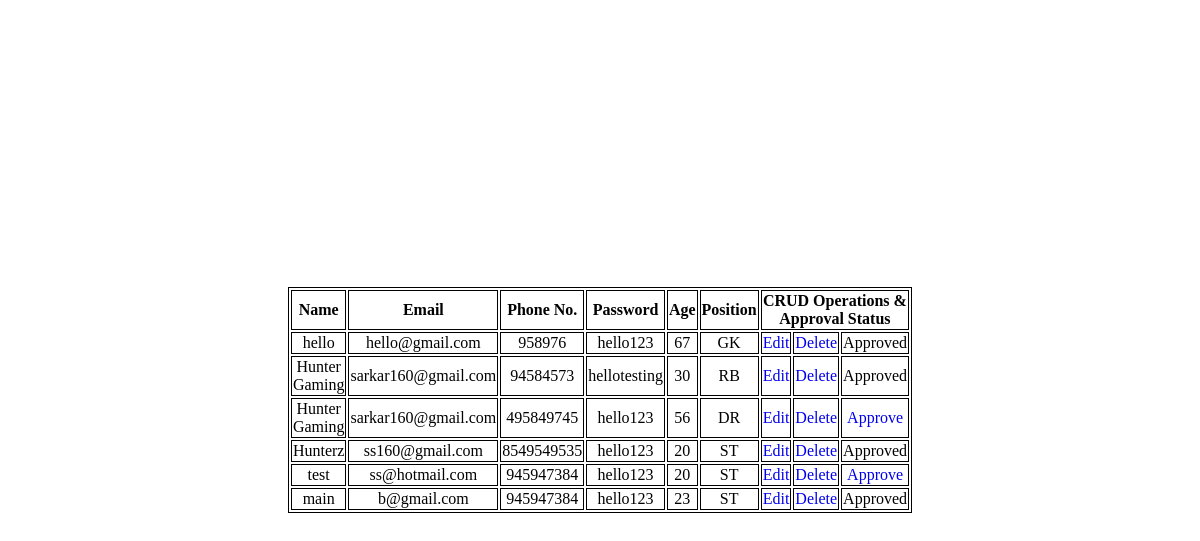
The page /store/admin_panel on the database its author committed.
### store/models.py (models this page shows, shortened)
class Register(models.Model):
    name = models.CharField(max_length=50)
    email = models.EmailField()
    phno = models.IntegerField()
    pwd = models.CharField(max_length=80)
    reenter_pwd = models.CharField(max_length=80)
    age = models.IntegerField()
    position = models.CharField(max_length=30)
    appr = models.IntegerField()
    class Meta:
        db_table="Register"

### store/views.py (the view)
# urls.py: path('admin_panel', views.admin),
def admin(request):
    regi = Register.objects.all()
    return render(request, 'admin_panel.html', {'a':regi})

### store/templates/admin_panel.html (shortened to what this page needs)
<html>
    <head>
    </head>
    <body>
        <table style="border: 1px solid black;">
            <tr>
                <th>Name</th>
                <th>Email</th>
                <th>Phone No.</th>
                <th>Password</th>
                <th>Age</th>
                <th>Position</th>
                <th colspan="3">CRUD Operations
                    & Approval Status
                </th>
            </tr>
            {% for i in a %}
            <tr>
                <td>{{i.name}}</td>
                <td>{{i.email}}</td>
                <td>{{i.phno}}</td>
                <td>{{i.pwd}}</td>
                <td>{{i.age}}</td>
                <td>{{i.position}}</td>
                <td data-operations="crud"><a style="text-decoration: none;" href="edit/{{i.id}}">Edit</a></td>
                <td data-operations="crud"><a style="text-decoration: none;" href="delete/{{i.id}}">Delete</a></td>
                <td data-operations="crud">
                {% if i.appr == 1 %}
                    Approved
                {% else %}
                    <a style="text-decoration: none;" href="apr/{{i.id}}">Approve</a>
                {% endif %}
                </td>
            </tr>
            {% endfor %}
        </table>
    </body>
</html>

### store/templates/admin_panel.html (style rules this page uses)
body { display: flex; justify-content: center; align-items: center; }
table { height: 25%; width: 50%; }
th, td { text-align: center; border: 1px solid black; transition: all 500ms ease; }

### rows shown on the page
Register: name "hello", email "hello@gmail.com", phno "958976", pwd "hello123", age "67", position "GK", appr "Approved"
Register: name "Hunter Gaming", email "sarkar160@gmail.com", phno "94584573", pwd "hellotesting", age "30", position "RB", appr "Approved"
Register: name "Hunter Gaming", email "sarkar160@gmail.com", phno "495849745", pwd "hello123", age "56", position "DR"
Register: name "Hunterz", email "ss160@gmail.com", phno "8549549535", pwd "hello123", age "20", position "ST", appr "Approved"
Register: name "test", email "ss@hotmail.com", phno "945947384", pwd "hello123", age "20", position "ST"
Register: name "main", email "b@gmail.com", phno "945947384", pwd "hello123", age "23", position "ST", appr "Approved"
